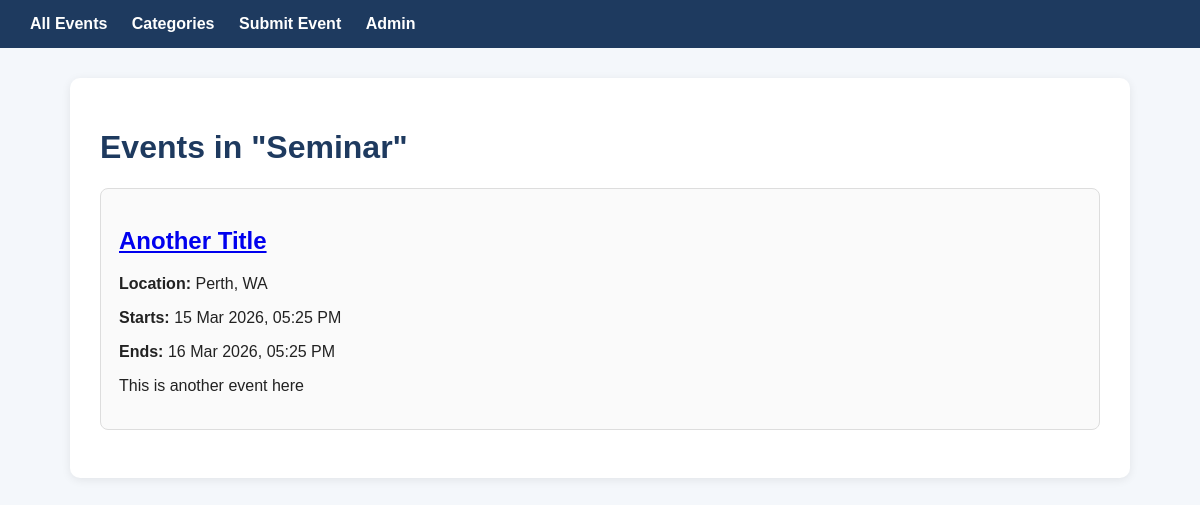
Screenshot of /categories/2/ with the database file from the repository.
### events_app/models.py (models this page shows, shortened)
class Category(models.Model):
    name = models.CharField(max_length=100, unique=True)
    description = models.TextField(blank=True)
    class Meta:
        ordering = ["name"]
        verbose_name_plural = "Categories"

class Event(models.Model):
    title = models.CharField(max_length=255)
    description = models.TextField()
    location = models.CharField(max_length=255)
    start_datetime = models.DateTimeField()
    end_datetime = models.DateTimeField()
    category = models.ForeignKey(
        Category,
        on_delete=models.CASCADE,
        related_name="events"
    )
    contact_name = models.CharField(max_length=100)
    contact_email = models.EmailField()
    created_at = models.DateTimeField(auto_now_add=True)
    is_approved = models.BooleanField(default=False)
    approved_at = models.DateTimeField(null=True, blank=True)
    class Meta:
        ordering = ["start_datetime"]

### events_app/views.py (the view)
# urls.py: path("categories/<int:category_id>/", views.category_events, name="category_events"),
def category_events(request, category_id):
    category = get_object_or_404(Category, pk=category_id)
    events = category.events.filter(is_approved=True)
    return render(
        request,
        "events_app/category_events.html",
        {"category": category, "events": events}
    )

### templates/events_app/category_events.html (shortened to what this page needs)
{% extends 'base.html' %}
{% block content %}
    <h1>Events in "{{ category.name }}"</h1>
    {% if events %}
        {% for event in events %}
            <div class="card">
                <h2>
                    <a href="{% url 'event_detail' event.id %}">{{ event.title }}</a>
                </h2>
                <p><strong>Location:</strong> {{ event.location }}</p>
                <p><strong>Starts:</strong> {{ event.start_datetime|date:"d M Y, h:i A" }}</p>
                <p><strong>Ends:</strong> {{ event.end_datetime|date:"d M Y, h:i A" }}</p>
                <p>{{ event.description|truncatewords:20 }}</p>
            </div>
        {% endfor %}
    {% else %}
        <p>No approved events exist in this category yet.</p>
    {% endif %}
{% endblock %}

### templates/base.html (style rules this page uses)
body { font-family: Arial, sans-serif; background: #f4f7fb; margin: 0; padding: 0; color: #222; }
h1, h2, h3 { color: #1e3a5f; }
.card { border: 1px solid #ddd; padding: 18px; margin-bottom: 18px; border-radius: 8px; background: #fafafa; }

### rows the page displays
Category: name "Seminar"
Event: title "Another Title", location "Perth, WA", start_datetime "15 Mar 2026, 05:25 PM", end_datetime "16 Mar 2026, 05:25 PM", description "This is another event here"
